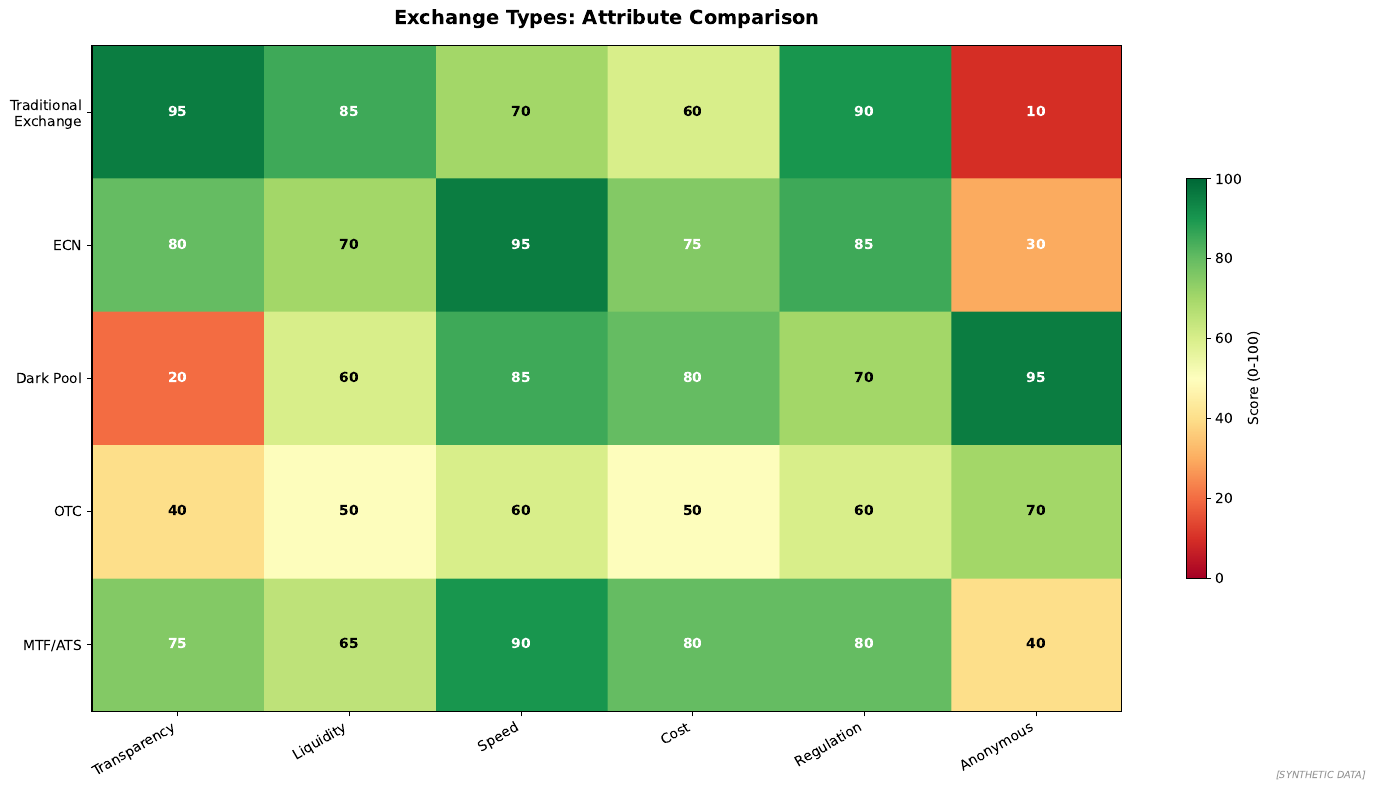

This chart was generated by the following Python code:
"""
Exchange Types Comparison
Different exchange structures

Output: exchange_types.pdf
Module: module_04_trad_finance
Lesson: 37 - Financial Markets
"""

from pathlib import Path
import matplotlib.pyplot as plt
import numpy as np

CHART_METADATA = {
    'title': 'Exchange Types',
    'module': 'module_04_trad_finance',
    'lesson': 37,
    'url': 'https://github.com/Digital-AI-Finance/digital-finance/tree/main/module_04_trad_finance/figures/exchange_types'
}

plt.rcParams.update({'font.size': 10, 'axes.labelsize': 10})

def create_chart():
    fig, ax = plt.subplots(figsize=(14, 8))

    exchange_types = ['Traditional\nExchange', 'ECN', 'Dark Pool', 'OTC', 'MTF/ATS']

    attributes = ['Transparency', 'Liquidity', 'Speed', 'Cost', 'Regulation', 'Anonymous']

    scores = np.array([
        [95, 85, 70, 60, 90, 10],   # Traditional Exchange
        [80, 70, 95, 75, 85, 30],   # ECN
        [20, 60, 85, 80, 70, 95],   # Dark Pool
        [40, 50, 60, 50, 60, 70],   # OTC
        [75, 65, 90, 80, 80, 40]    # MTF/ATS
    ])

    im = ax.imshow(scores, cmap='RdYlGn', aspect='auto', vmin=0, vmax=100)

    ax.set_xticks(np.arange(len(attributes)))
    ax.set_yticks(np.arange(len(exchange_types)))
    ax.set_xticklabels(attributes, fontsize=10)
    ax.set_yticklabels(exchange_types, fontsize=10)

    plt.setp(ax.get_xticklabels(), rotation=30, ha='right')

    # Add text annotations
    for i in range(len(exchange_types)):
        for j in range(len(attributes)):
            text_color = 'white' if scores[i, j] < 40 or scores[i, j] > 70 else 'black'
            ax.text(j, i, f'{scores[i, j]}', ha='center', va='center',
                   color=text_color, fontsize=10, fontweight='bold')

    ax.set_title('Exchange Types: Attribute Comparison', fontsize=14, fontweight='bold', pad=15)

    cbar = plt.colorbar(im, ax=ax, shrink=0.6)
    cbar.set_label('Score (0-100)', fontsize=10)

    fig.text(0.98, 0.02, '[SYNTHETIC DATA]', fontsize=7, color='#999999', ha='right', style='italic')
    plt.tight_layout()

    output_path = Path(__file__).parent / 'exchange_types.pdf'
    plt.savefig(output_path, format='pdf', dpi=300, bbox_inches='tight')
    plt.close()
    print(f"Chart saved to: {output_path}")
    return output_path

if __name__ == '__main__':
    create_chart()
